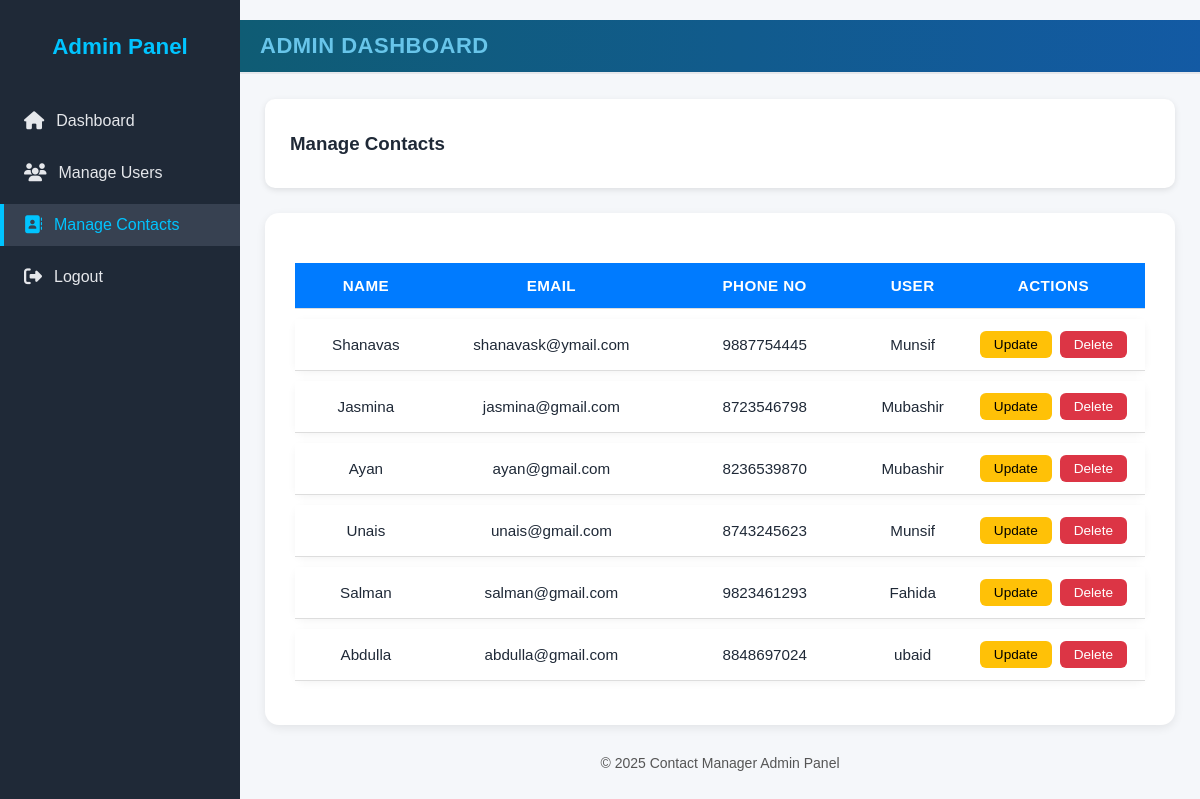
The page /admin_contacts/ (signed in) on the database as committed earlier.
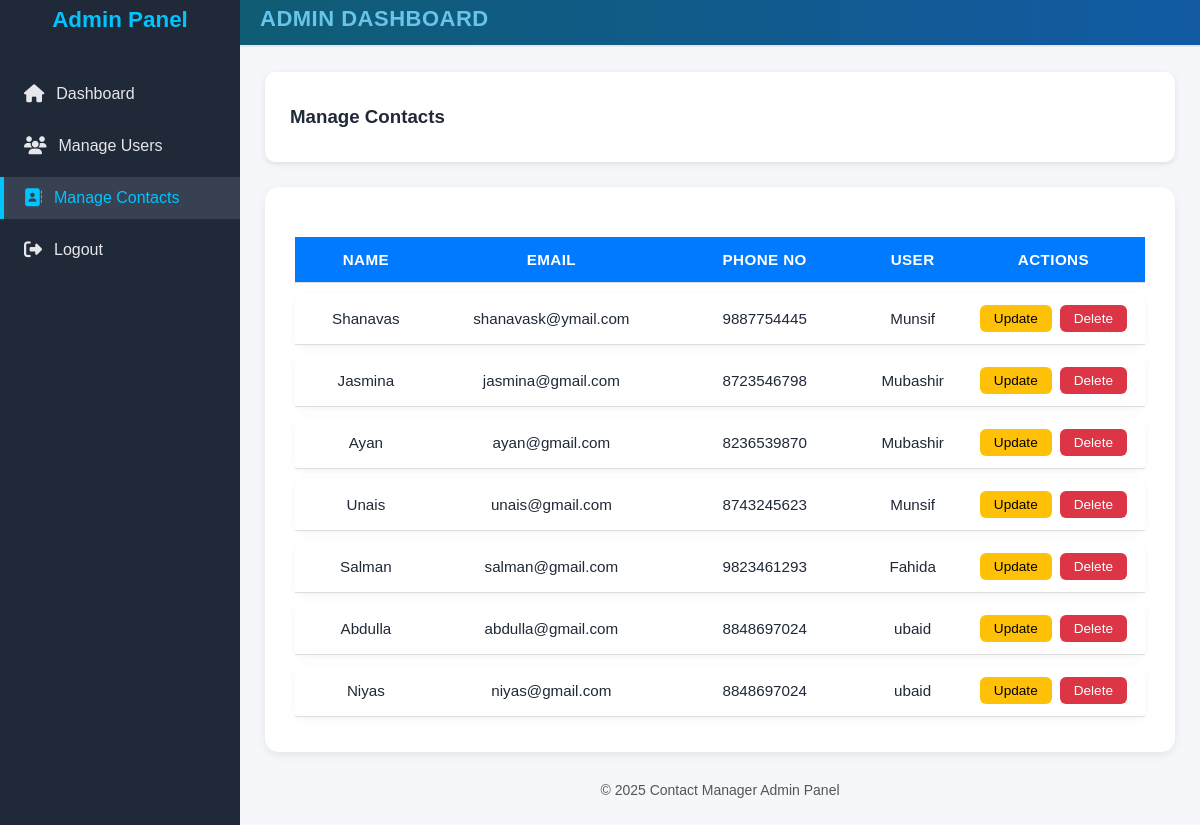
The same page on the database as committed later.
### CM_app/models.py (models this page shows, shortened)
class Contact(models.Model):
    owner = models.ForeignKey(User, on_delete=models.CASCADE, related_name="contacts")
    name = models.CharField(max_length=150)
    email = models.EmailField()
    phone = models.CharField(max_length=15, blank=True, null=True)

### CM_app/views.py (the view)
# urls.py: path('admin_contacts/', views.admin_contacts, name='admin_contacts'),
@login_required
def admin_contacts(request):
    contacts = Contact.objects.all()
    return render(request, 'admin dashboard/contact_list.html', {'contacts': contacts})

### CM_app/templates/admin dashboard/contact_list.html (shortened to what this page needs)
{% extends 'master.html' %}
{% block content %}
<div class="dashboard-container">
  <aside class="sidebar">
    <h2>Admin Panel</h2>
    <ul>
      <li><a href="{% url 'admin_dashboard' %}"><i class="fa-solid fa-home"></i> Dashboard</a></li>
      <li><a href="{% url 'admin_users' %}"><i class="fa-solid fa-users"></i> Manage Users</a></li>
      <li><a href="{% url 'admin_contacts' %}" class="active"><i class="fa-solid fa-address-book"></i> Manage Contacts</a></li>
      <li><a href="{% url 'logout' %}" onclick="return confirmLogout()"><i class="fa-solid fa-sign-out-alt"></i> Logout</a></li>
    </ul>
  </aside>
  <main class="main-content">
    <h2 class="dashboard-heading">Admin Dashboard</h2>
    <header class="dashboard-topbar">
      <h3>Manage Contacts</h3>
    </header>
    <section class="table-section">
      <table class="admin-table">
        <thead>
          <tr>
            <th>Name</th>
            <th>Email</th>
            <th>Phone No</th>
            <th>User</th>
            <th>Actions</th>
          </tr>
        </thead>
        <tbody>
          {% for contact in contacts %}
          <tr>
            <td>{{ contact.name }}</td>
            <td>{{ contact.email }}</td>
            <td>{{ contact.phone|default:"—" }}</td>
            <td>{{ contact.owner.username }}</td>
            <td class="actions">
              <a href="{% url 'update_contact' contact.id %}" class="btn-update">Update</a>
              <a href="{% url 'delete_contact_admin' contact.id %}" onclick="return confirm('Delete this contact?')" class="btn-delete">Delete</a>
            </td>
          </tr>
          {% empty %}
          <tr><td colspan="6">No contacts found.</td></tr>
          {% endfor %}
        </tbody>
      </table>
    </section>
    <footer class="dashboard-footer">
      <p>© 2025 Contact Manager Admin Panel</p>
    </footer>
  </main>
</div>
{% endblock %}

Rows that differ between the two databases and show on the page:
added Contact: name "Niyas", email "niyas@gmail.com", phone "8848697024", owner.username "ubaid"
